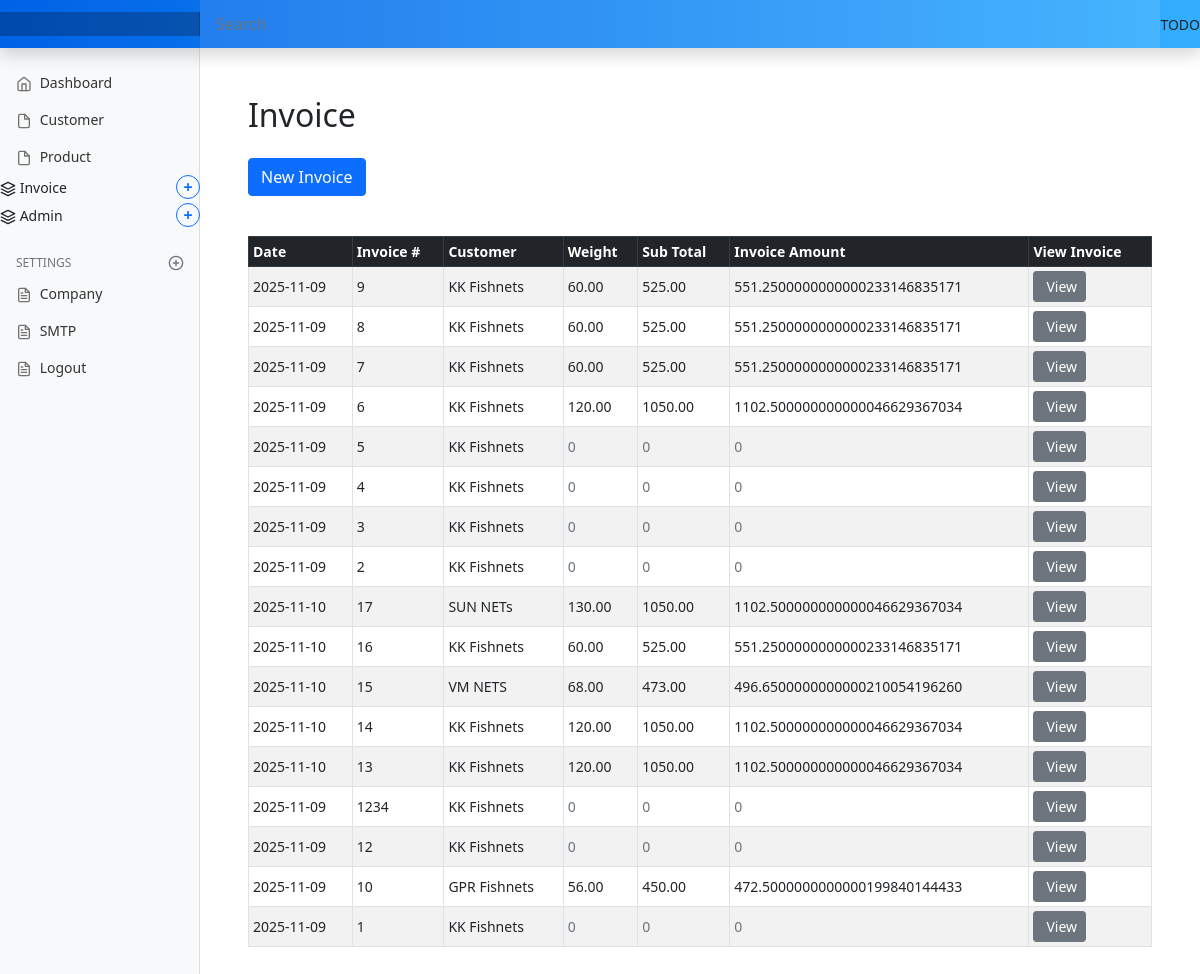
Page /invoice/invoice_entry on the committed database.
### marania_invoice_app/models.py (models this page shows, shortened)
class Invoice(models.Model):
    invoice_date = models.DateField(null=True, blank=True, default=date.today)
    invoice_number = models.CharField(max_length=50, unique=True, null=True)
    customer_code = models.CharField(max_length=50, unique=False, null=True)
    customer_name = models.CharField(max_length=100, null=True)
    customer_gst = models.CharField(max_length=20, null=True, blank=True)
    customer_address_bill_to = models.TextField(null=True, blank=True)
    customer_address_ship_to = models.TextField(null=True, blank=True)
    customer_contact = models.CharField(max_length=20, null=True, blank=True)
    customer_email = models.EmailField(null=True, blank=True)
    dispatched_through = models.CharField(max_length=100, null=True, blank=True)

class InvoiceItem(models.Model):
    invoice = models.ForeignKey(
        Invoice,
        related_name='items',      # allows invoice.items.all()
        on_delete=models.CASCADE,  # deletes items if invoice is deleted
        to_field='invoice_number'  # optional: link by invoice_number instead of id
    )
    item_spec = models.CharField(max_length=200, blank=True, null=True)
    item_code = models.CharField(max_length=50, blank=True, null=True)
    item_description = models.CharField(max_length=200, blank=True, null=True)
    item_mesh_size = models.CharField(max_length=20, blank=True, null=True)
    item_mesh_depth = models.CharField(max_length=20, blank=True, null=True)
    item_quantity = models.DecimalField(max_digits=10, decimal_places=2, blank=True, null=True)
    item_price = models.DecimalField(max_digits=10, decimal_places=2, blank=True, null=True)

### marania_invoice_app/views.py (the view)
# urls.py: path('invoice_entry', views.invoice_entry, name='invoice_entry'),
def invoice_entry(request):
    Invoices = Invoice.objects.all().order_by('-invoice_number')
    Customers = Customer.objects.all()
    summary_data = invoice_summary()
    customer_codes = ['CUST001', 'CUST002', 'CUST003', 'CUST004']
    context = {'invoice_form': forms.InvoiceForm() ,'invoice_item_form':forms.InvoiceItem(),
               'invoices':Invoices, 'invoiceitems':summary_data,
               'customer_codes': customer_codes, 'customers':Customers}
    return render(request, 'marania_invoice_app/invoice_entry.html', context)

### marania_invoice_app/templatetags/dict_extras.py (called while the page is built)
@register.filter
def get_item(dictionary, key):
    return dictionary.get(key)

### templates/marania_invoice_app/invoice_entry.html (shortened to what this page needs)
{% extends 'partials/base.html' %}
{% load static %}
{% load crispy_forms_tags %}
{% block main %}
{% load dict_extras %}
<main class="col-md-9 ms-sm-auto col-lg-10 px-md-4">
  <div class="container my-5">
    <h2 class="mb-4">Invoice</h2>
    <button class="btn btn-primary mb-3" type="button" data-bs-toggle="collapse" data-bs-target="#customerForm" aria-expanded="false" aria-controls="customerForm">
      New Invoice
    </button>
    <div class="invoice-list mt-4">
      {% if invoices %}
        <div class="table-responsive">
          <table class="table table-striped table-hover table-bordered table-sm align-middle">
            <thead class="table-dark">
              <tr>
                <th scope="col">Date</th>
                <th scope="col">Invoice #</th>
                <th scope="col">Customer</th>
                <th scope="col">Weight</th>
                <th scope="col">Sub Total</th>
                <th scope="col">Invoice Amount</th>
                <th scope="col">View Invoice</th>
              </tr>
            </thead>
            <tbody>
              {% for invoice in invoices %}
                <tr>
                  <td>{{ invoice.invoice_date|date:"Y-m-d" }}</td>
                  <td>{{ invoice.invoice_number }}</td>
                  <td>{{ invoice.customer_name }}</td>
                  {% with invoice_item=invoiceitems|get_item:invoice.invoice_number %}
                    <td>
                      {% if invoice_item %}
                        {{ invoice_item.weight }}
                      {% else %}
                        <span class="text-muted">0</span>
                      {% endif %}
                    </td>
                     <td>
                      {% if invoice_item %}
                        {{ invoice_item.sub_total }}
                      {% else %}
                        <span class="text-muted">0</span>
                      {% endif %}
                    </td>
                     <td>
                      {% if invoice_item %}
                        {{ invoice_item.invoice_amount }}
                      {% else %}
                        <span class="text-muted">0</span>
                      {% endif %}
                    </td>
                  {% endwith %}
                  <td>
                    <a href="javascript:void(0);"
                      onclick="openInvoicePopup('{{ invoice.invoice_number }}')"
                      class="btn btn-sm btn-secondary d-inline-flex align-items-center">
                       View
                    </a>
                  </td>
                </tr>
              {% endfor %}
            </tbody>
          </table>
        </div>
      {% else %}
        <p class="text-muted">No invoices found.</p>
      {% endif %}
    </div>
  </div>
</main>
{% endblock %}

### static/assets/css/dashboard.css (style rules this page uses)
body { font-size: .875rem; }

### rows in the picture
Invoice: invoice_date "2025-11-09", invoice_number "9", customer_name "KK Fishnets", invoice_amount "551.2500000000000233146835171"
InvoiceItem: weight "60.00", sub_total "525.00"
Invoice: invoice_date "2025-11-09", invoice_number "8", customer_name "KK Fishnets", invoice_amount "551.2500000000000233146835171"
InvoiceItem: weight "60.00", sub_total "525.00"
Invoice: invoice_date "2025-11-09", invoice_number "7", customer_name "KK Fishnets", invoice_amount "551.2500000000000233146835171"
InvoiceItem: weight "60.00", sub_total "525.00"
Invoice: invoice_date "2025-11-09", invoice_number "6", customer_name "KK Fishnets", weight "120.00", sub_total "1050.00", invoice_amount "1102.500000000000046629367034"
Invoice: invoice_date "2025-11-09", invoice_number "5", customer_name "KK Fishnets"
Invoice: invoice_date "2025-11-09", invoice_number "4", customer_name "KK Fishnets"
Invoice: invoice_date "2025-11-09", invoice_number "3", customer_name "KK Fishnets"
Invoice: invoice_date "2025-11-09", invoice_number "2", customer_name "KK Fishnets"
Invoice: invoice_date "2025-11-10", invoice_number "17", customer_name "SUN NETs", weight "130.00", sub_total "1050.00", invoice_amount "1102.500000000000046629367034"
Invoice: invoice_date "2025-11-10", invoice_number "16", customer_name "KK Fishnets", invoice_amount "551.2500000000000233146835171"
InvoiceItem: weight "60.00", sub_total "525.00"
Invoice: invoice_date "2025-11-10", invoice_number "15", customer_name "VM NETS", weight "68.00", sub_total "473.00", invoice_amount "496.6500000000000210054196260"
Invoice: invoice_date "2025-11-10", invoice_number "14", customer_name "KK Fishnets", weight "120.00", sub_total "1050.00", invoice_amount "1102.500000000000046629367034"
Invoice: invoice_date "2025-11-10", invoice_number "13", customer_name "KK Fishnets", weight "120.00", sub_total "1050.00", invoice_amount "1102.500000000000046629367034"
Invoice: invoice_date "2025-11-09", invoice_number "1234", customer_name "KK Fishnets"
Invoice: invoice_date "2025-11-09", invoice_number "12", customer_name "KK Fishnets"
Invoice: invoice_date "2025-11-09", invoice_number "10", customer_name "GPR Fishnets", invoice_amount "472.5000000000000199840144433"
InvoiceItem: weight "56.00", sub_total "450.00"
Invoice: invoice_date "2025-11-09", invoice_number "1", customer_name "KK Fishnets"
